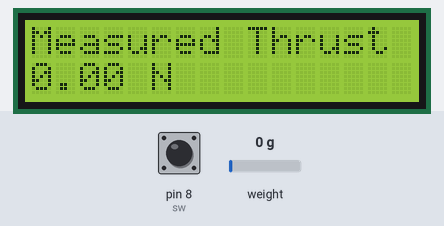
The sketch below on a simulated Arduino Uno, built with avr-gcc and run on an emulated ATmega328P. Parts: 16×2 character LCD. The inputs (shaded band) are chosen by the test bench; at power-on: weight on the scale 0 g, pin 8 (sw) HIGH. What the sketch prints to the serial monitor is not drawn.

Above: at 4.2 s.
4.3 s: weight on the scale set to 100 g
At 6.2 s:
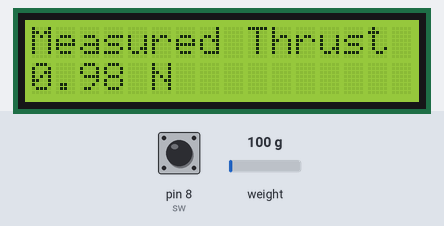
6.5 s: weight on the scale set to 1250 g
At 7.8 s:
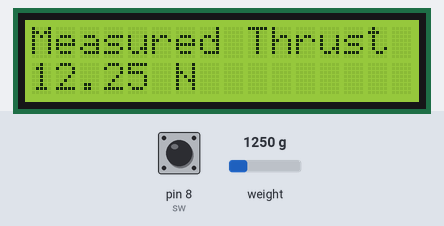
8.3 s: pin 8 (sw) pulled LOW for 1.6 s
At 11.1 s:
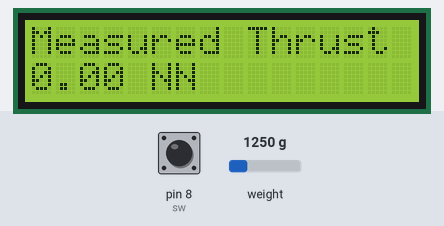
12.0 s: weight on the scale set to 3750 g
At 12.4 s:
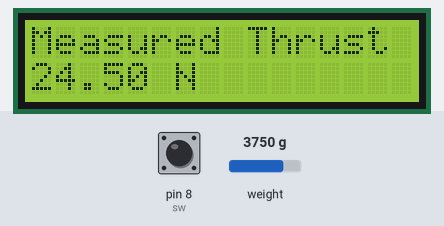
13.8 s: pin 8 (sw) pulled LOW for 3.2 s
At 17.0 s:
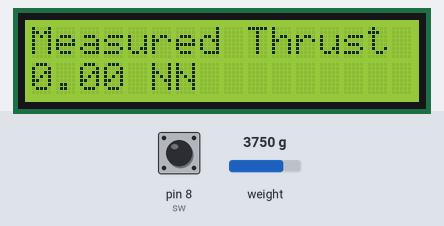
Timing chart, 0 to 18.5 s (numbered marks = the images above; inputs shaded):
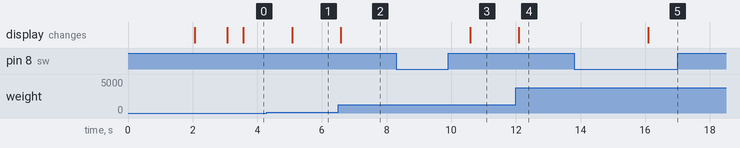

Measured:
- after the input at 4.3 s, the display: changes after 0.78 s (image 1)
- after the input at 6.5 s, the display: changes after 0.08 s (image 2)
- after the input at 8.3 s, the display: changes after 2.3 s (image 3)
- after the input at 12.0 s, the display: changes after 0.09 s (image 4)
- after the input at 13.8 s, the display: changes after 2.3 s (image 5)

The sketch:

weighing_Arduino_code.ino
```cpp
//  THE TEAM OF E INFOTAINMENT
      //https://www.youtube.com/channel/UCr688fGR4aI_tWYD-YKYrzQ
      //https://www.youtube.com/channel/UCr688fGR4aI_tWYD-YKYrzQ
                 //please subscribe to my youtube channel
#include "HX711.h"
#include <Wire.h>
#include <LiquidCrystal.h>

LiquidCrystal lcd(7, 6, 5, 4, 3, 2);

#define DOUT  A0
#define CLK  A1

HX711 scale(DOUT, CLK);

int sw = 8;
float mass;
float thrust;
float calibration_factor = -134715;


void setup()
{
  Serial.begin(9600);
//pinMode(SCK, OUTPUT);
pinMode(sw, INPUT_PULLUP);
scale.set_scale();
scale.tare();
long zero_factor = scale.read_average();

lcd.begin(16, 2);
lcd.print(" Thrust ");
lcd.setCursor(0,1);
lcd.print(" Measurement ");
delay(1000);
lcd.clear();
//calibrate();
}

void loop()
{
scale.set_scale(calibration_factor);
mass = scale.get_units(5);
thrust = mass*9.8;

lcd.setCursor(0,0);
lcd.print("Measured Thrust");
lcd.setCursor(0,1);
lcd.print(thrust);
lcd.print(" N");
delay(1000);
//lcd.clear();

Serial.print("Measured Thrust: ");
Serial.print(thrust);
Serial.println(" N");
Serial.println();

if (digitalRead(sw)== LOW){
  scale.set_scale();
  scale.tare();
}


}
```
